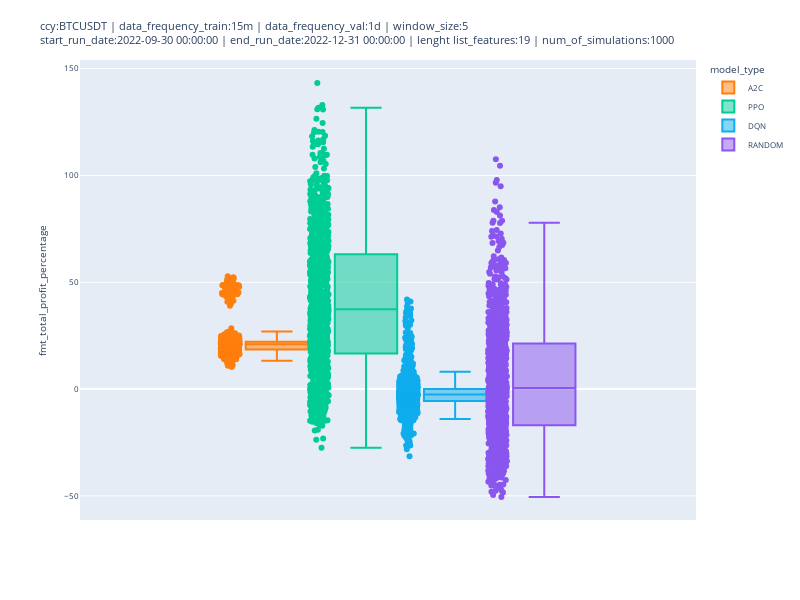

Notebook code cell kept with this figure:
### Code cell
fig = px.box(df_sim_results, y="fmt_total_profit_percentage", color="model_type", points="all", color_discrete_sequence=[ "#FF7F0E", "#00CC96", "#10aded", "#8A56EF"],  width=800, height=600)
fig.update_layout(title=str_title, font={'size': 8})
fig.write_html(os.path.join('../results', 'plots', 'total_profit_percentage', 'box_plot_' + file_export_plot_sim_results + '.html'))
fig.show()

### Figure 1 — Plotly figure (JSON) as saved in the notebook; plotly's stock layout.template omitted (floating-point values rounded to 4 significant figures; data arrays with more than 128 entries replaced by an {"elided": "..."} marker saying what was removed)
{"data": [{"alignmentgroup": "True", "boxpoints": "all", "hovertemplate": "model_type=A2C<br>fmt_total_profit_percentage=%{y}<extra></extra>", "legendgroup": "A2C", "marker": {"color": "#FF7F0E"}, "name": "A2C", "notched": false, "offsetgroup": "A2C", "orientation": "v", "showlegend": true, "type": "box", "x0": " ", "xaxis": "x", "y": {"elided": "1000 float values"}, "y0": " ", "yaxis": "y"}, {"alignmentgroup": "True", "boxpoints": "all", "hovertemplate": "model_type=PPO<br>fmt_total_profit_percentage=%{y}<extra></extra>", "legendgroup": "PPO", "marker": {"color": "#00CC96"}, "name": "PPO", "notched": false, "offsetgroup": "PPO", "orientation": "v", "showlegend": true, "type": "box", "x0": " ", "xaxis": "x", "y": {"elided": "1000 float values"}, "y0": " ", "yaxis": "y"}, {"alignmentgroup": "True", "boxpoints": "all", "hovertemplate": "model_type=DQN<br>fmt_total_profit_percentage=%{y}<extra></extra>", "legendgroup": "DQN", "marker": {"color": "#10aded"}, "name": "DQN", "notched": false, "offsetgroup": "DQN", "orientation": "v", "showlegend": true, "type": "box", "x0": " ", "xaxis": "x", "y": {"elided": "1000 float values"}, "y0": " ", "yaxis": "y"}, {"alignmentgroup": "True", "boxpoints": "all", "hovertemplate": "model_type=RANDOM<br>fmt_total_profit_percentage=%{y}<extra></extra>", "legendgroup": "RANDOM", "marker": {"color": "#8A56EF"}, "name": "RANDOM", "notched": false, "offsetgroup": "RANDOM", "orientation": "v", "showlegend": true, "type": "box", "x0": " ", "xaxis": "x", "y": {"elided": "1000 float values"}, "y0": " ", "yaxis": "y"}], "layout": {"boxmode": "group", "font": {"size": 8}, "height": 600, "legend": {"title": {"text": "model_type"}, "tracegroupgap": 0}, "margin": {"t": 60}, "title": {"text": "ccy:BTCUSDT | data_frequency_train:15m | data_frequency_val:1d | window_size:5<br>start_run_date:2022-09-30 00:00:00 | end_run_date:2022-12-31 00:00:00 | lenght list_features:19 | num_of_simulations:1000"}, "width": 800, "xaxis": {"anchor": "y", "domain": [0, 1]}, "yaxis": {"anchor": "x", "domain": [0, 1], "title": {"text": "fmt_total_profit_percentage"}}}}
